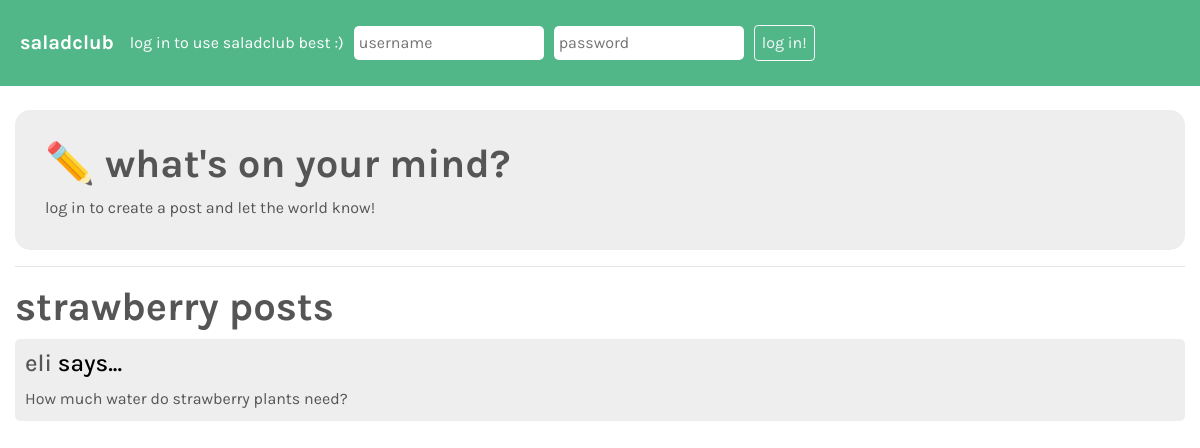
The page /plant/strawberry/ on the database its author committed.
### plants/models.py (models this page shows, shortened)
class Plant(models.Model):
	plant_name = models.CharField(max_length=100) # no limit -- these will not be generated by users
	plant_type = models.CharField(max_length=20, null=True, blank=True) # fruit, vegetable, herb, etc.
	plant_emoji = models.CharField(max_length=1, null=True, blank=True) # emoji for display

class Post(models.Model):
	post_content = models.CharField(max_length=1000) # in case there is a lot of explaining to do :)
	post_plant = models.ForeignKey(Plant, on_delete=models.CASCADE, null=True, blank=True, default=None) # when the plant is deleted (shouldn't happen), remove posts
	author = models.ForeignKey(User, on_delete=models.CASCADE) # had to add null possibility?
	pub_date = models.DateTimeField('date published')
	post_parent = models.ForeignKey('self', on_delete=models.CASCADE, null=True, blank=True, default=None) # post deletes if the parent post deletes
	likes = models.IntegerField(default=0) # like button for people who like the post
	helpful = models.IntegerField(default=0) # for people who think the most is helpful
	also_questioning = models.IntegerField(default=0) # a 'like' to indicate that other people have the same issue
	celebrating = models.IntegerField(default=0) # for people who want to cheer on the post author

### plants/views.py (the view, shortened to what this page needs)
# urls.py: path('plant/<str:plantname>/', views.plant.as_view(), name='plantinfo'),
class plant(View):
	def get(self, request, plantname):
		post_objects = Post.objects.order_by('id')
		template = loader.get_template('plant.html')
		form = AuthenticationForm()
		form.fields['username'].widget.attrs.update({
			'placeholder': 'username',
		})
		form.fields['password'].widget.attrs.update({
			'placeholder': 'password'
 		})
		context = {
			'plantname': plantname,
			'posts': post_objects.filter(post_plant = Plant.objects.order_by('plant_name').get(plant_name = plantname)),
			'form': form
		}
		return HttpResponse(template.render(context, request))

### plants/templates/plant.html (shortened to what this page needs)
<!DOCTYPE html>
<html>
	<head>
		<link rel="stylesheet" href="https://maxcdn.bootstrapcdn.com/bootstrap/4.0.0/css/bootstrap.min.css">
		{% load static %}
		<link rel="stylesheet" href="{% static '/plants/style.css' %}">
	</head>
	<body>
		<nav class="navbar navbar-expand-sm navbar-custom">
			<a class="navbar-brand" href="/"> saladclub </a>
			{% if user.is_authenticated %}
			<a class="nav-item" href="/user/{{ user.username }}"> welcome, {{ user.username }}! view your profile or </a>
			<form class="form-inline" action="/" method="POST">
				{% csrf_token %}
				<!-- This code was taken from Dr. J's repository, using a
				hidden input to log the user out. -->
				<input type="hidden" name="logout" value="logout"></input>
				<button id="logout" style="margin-left: 10px;" class="btn btn-outline-light" type="submit"> log out </button>
			</form>
			{% else %}
				<span class="navbar-text"> log in to use saladclub best :) </span>
				<form class="form-inline" action="/" method="POST">
					<span class="usernameinput"> {{ form.username }} </span>
					<span class="usernameinput"> {{ form.password }} </span>
					<button id="login" class="btn btn-outline-light" type="submit">log in!</button>
				</form>
			{% endif %}
		</nav>
		<br />
		<div class="container-fluid">
			{% if user.is_authenticated %}
			<div class="info-card" style="height: 330px;">
				<form method="POST">
					{% csrf_token %}
					<h1> ✏️ what's on your mind? </h1>
					<p> let the world know! publish a post here. 1000 character limit. </p>
					<textarea name="postcontent" placeholder="what do you have to say?" style="width: 100%; height: 115px; border-radius: 15px; border: none; padding: 15px;"></textarea>
					<button class="btn btn-outline-dark" style="margin-top: 20px; width: 100%;" type="submit"> post! </button>
				</form>
			</div>
			{% else %}
			<div class="info-card" style="height: 140px;">
				<h1> ✏️ what's on your mind? </h1>
				<p> log in to create a post and let the world know! </p>
			</div>
			{% endif %}
			<hr />
			<h1>{{ plantname }} posts </h1>
			{% for post in posts %}
				{% if post.post_parent == None %}
				<li class="postli">
					<h4> <a href="/user/{{ post.author }}">{{ post.author }}</a> says... </h4>
					<a href="/post/{{ post.id }}/">{{ post.post_content }}</a>
				</li>
				{% endif %}
			{% endfor %}
		</div>
	</body>
</html>

### plants/static/plants/style.css (style rules this page uses)
h1, h2, h4, p, a, navbar-brand { font-family: 'Karla', sans-serif; color: #555; }
h1, h2 { font-weight: 700; }
p { font-weight: 400; }
.navbar-custom { background-color: #52b788; padding: 20px; }
.navbar-text { font-family: 'Karla', sans-serif; color: white; margin-right: 10px; }
.navbar-brand { font-weight: 700; color: white; }
#login, #logout { font-family: 'Karla', sans-serif; padding-left: 7px; padding-right: 7px; padding-top: 5px; padding-bottom: 5px; margin-top: 5px; margin-bottom: 5px; }
.info-card { font-family: 'Karla', sans-serif; height: 225px; padding: 30px; color: #555; background-color: #eee; border-radius: 15px; margin-bottom: 10px; }
.usernameinput input { border: none; border-radius: 5px; padding: 5px; font-family: 'Karla', sans-serif; margin-right: 10px; }
.postli { background-color: #eee; margin-bottom: 10px; padding: 10px; border-radius: 5px; list-style-type: none; }
.postli h4 { color: #000; }

### rows shown on the page
Plant: plant_name "strawberry"
Post: author "eli", post_content "How much water do strawberry plants need?"
